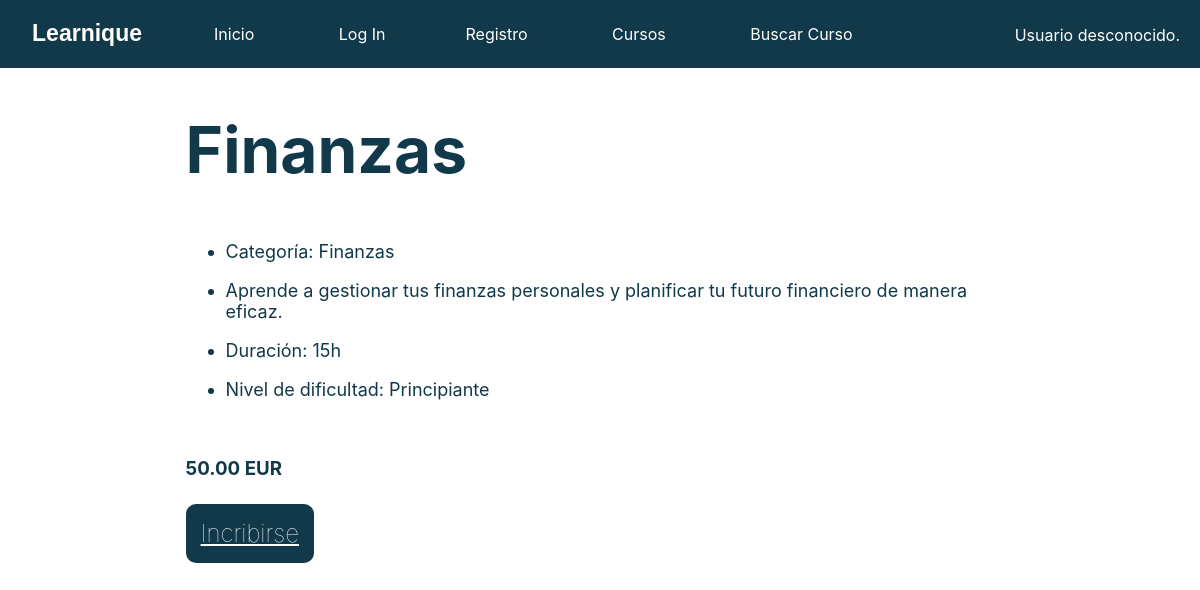
The page /curso.php?nombre_curso=Finanzas on the database its author committed.
### tables this page shows
CREATE TABLE IF NOT EXISTS Curso (
    nombre_curso VARCHAR(100),
    descripcion TEXT NOT NULL,
    profesor_id INT,
    fecha_creacion TIMESTAMP NOT NULL,
    duracion VARCHAR(50) NOT NULL,
    nivel_dificultad ENUM('Principiante', 'Intermedio', 'Avanzado') NOT NULL,
    categoria VARCHAR(100) NOT NULL,
    requisitos_previos TEXT,
    precio DECIMAL(10, 2),
    estado_curso ENUM('Activo', 'Inactivo', 'En desarrollo') NOT NULL,
    PRIMARY KEY (nombre_curso),
    FOREIGN KEY (profesor_id) REFERENCES Profesor(id)
);

### includes/Curso.php (called while the page is built, shortened)
<?php
class Curso {
    private $precio;
    private $nombre_curso;
    private $descripcion;
    private $duracion;
    private $categoria;
    private $nivel_dificultad;
    public function __construct($nombre, $precio, $descripcion, $duracion, $categoria, $nivel_dificultad) {
        $this->nombre_curso = $nombre;
        $this->precio = $precio;
        $this->descripcion = $descripcion;
        $this->duracion = $duracion;
        $this->categoria = $categoria;
        $this->nivel_dificultad = $nivel_dificultad;
    }
    public function getNombre() {
        return $this->nombre_curso;
    }
    public function getPrecio() {
        return $this->precio;
    }
    public function getDescripcion() {
        return $this->descripcion;
    }
    public function getCategoria() {
        return $this->categoria;
    }
    public function getDuracion() {
        return $this->duracion;
    }
    public function getNivelDificultad() {
        return $this->nivel_dificultad;
    }
}

### curso.php (the view, shortened to what this page needs)
<?php
require_once __DIR__.'/includes/Curso.php';
if (isset($_GET['nombre_curso'])) {
    $nombre_curso = $_GET['nombre_curso'];
    $conn = Aplicacion::getInstance()->getConexionBd();
    $query = "SELECT * FROM Curso WHERE nombre_curso = '$nombre_curso'";
    $result = $conn->query($query);
    if ($result && $result->num_rows > 0) {
        $row = $result->fetch_assoc();
        $curso = new Curso(
            $row['nombre_curso'],
            $row['precio'],
            $row['descripcion'],
            $row['duracion'],
            $row['categoria'],
            $row['nivel_dificultad']
        );
        $contenidoPrincipal = <<<EOS
        <div id=contenedor_vista_curso>
        <h1> {$curso->getNombre()} </h1>
        <ul>
        <li><p> Categoría: {$curso->getCategoria()} </p></li>
        <li><p> {$curso->getDescripcion()} </p></li>
        <li><p> Duración: {$curso->getDuracion()} </p></li>
        <li><p> Nivel de dificultad: {$curso->getNivelDificultad()} </p></li>
        </ul><br>
        <h3> {$curso->getPrecio()} EUR </h3><br>
        <a href='inscripcion.php?nombre_curso={$curso->getNombre()}' class='button-curso'>Incribirse</a>
        </div>
        EOS;
    } else {
        $contenidoPrincipal = '<p>Curso no encontrado.</p>';
    }
} else {
    header('Location: index.php');
    exit();
}
include 'includes/vistas/plantillas/plantilla.php';
?>

### CSS/style.css (style rules this page uses)
html { font-family: 'Inter', Arial, sans-serif; background-color: white; padding: 0; color: #123949; }
h1 { font-size: 4em; }
p { font-size: large; }
ul { font-size: large; }
#contenedor_vista_curso { margin-right: 15%; margin-left: 15%; margin-top: 50px; display: column; justify-content: center; align-content: center; }
.button-curso { padding: 15px; border-radius: 10px; font-size: 1.5rem; font-weight: 100; background: #123949; color: white; border: none; }

### rows shown on the page
curso: nombre_curso "Finanzas", categoria "Finanzas", descripcion "Aprende a gestionar tus finanzas personales y planificar tu futuro financiero de manera eficaz.", duracion "15h", nivel_dificultad "Principiante", precio "50.00"

### other values the page prints
mostrarSaludo() "Usuario desconocido."
